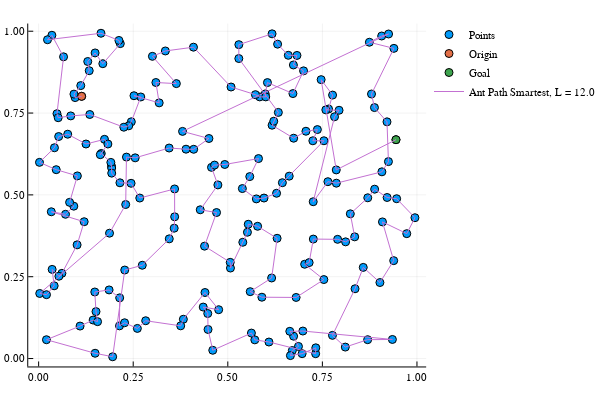

Source (notebook cell):
### Code cell
plot!(Pts[1,PSACO["Best_Path"]],Pts[2,PSACO["Best_Path"]], label = "Ant Path Smartest, L = $(round(PSACO["Best_Length"]))")

### Figure 1 — Plotly figure (JSON) as saved in the notebook; plotly's stock layout.template omitted (floating-point values rounded to 4 significant figures; data arrays with more than 128 entries replaced by an {"elided": "..."} marker saying what was removed)
{"data": [{"colorbar": {"title": ""}, "hoverinfo": "text", "legendgroup": "Points", "marker": {"color": "rgba(0, 154, 250, 1.000)", "line": {"color": "rgba(0, 0, 0, 1.000)", "width": 1}, "size": 8, "symbol": "circle"}, "mode": "markers", "name": "Points", "showlegend": true, "text": {"elided": "200 null values"}, "type": "scatter", "x": {"elided": "200 float values"}, "xaxis": "x1", "y": {"elided": "200 float values"}, "yaxis": "y1", "zmax": 0.1, "zmin": -0.1}, {"colorbar": {"title": ""}, "hoverinfo": "text", "legendgroup": "Origin", "marker": {"color": "rgba(227, 111, 71, 1.000)", "line": {"color": "rgba(0, 0, 0, 1.000)", "width": 1}, "size": 8, "symbol": "circle"}, "mode": "markers", "name": "Origin", "showlegend": true, "text": [null], "type": "scatter", "x": [0.1137], "xaxis": "x1", "y": [0.8012], "yaxis": "y1", "zmax": 0.1, "zmin": -0.1}, {"colorbar": {"title": ""}, "hoverinfo": "text", "legendgroup": "Goal", "marker": {"color": "rgba(62, 164, 78, 1.000)", "line": {"color": "rgba(0, 0, 0, 1.000)", "width": 1}, "size": 8, "symbol": "circle"}, "mode": "markers", "name": "Goal", "showlegend": true, "text": [null], "type": "scatter", "x": [0.9446], "xaxis": "x1", "y": [0.6686], "yaxis": "y1", "zmax": 0.1, "zmin": -0.1}, {"colorbar": {"title": ""}, "hoverinfo": "text", "legendgroup": "Ant Path Smartest, L = 12.0", "line": {"color": "rgba(195, 113, 210, 1.000)", "dash": "solid", "shape": "linear", "width": 1}, "mode": "lines", "name": "Ant Path Smartest, L = 12.0", "showlegend": true, "text": {"elided": "200 null values"}, "type": "scatter", "x": {"elided": "200 float values"}, "xaxis": "x1", "y": {"elided": "200 float values"}, "yaxis": "y1", "zmax": 0.1, "zmin": -0.1}], "layout": {"annotations": [], "height": 400, "legend": {"bgcolor": "rgba(255, 255, 255, 1.000)", "bordercolor": "rgba(0, 0, 0, 1.000)", "font": {"color": "rgba(0, 0, 0, 1.000)", "family": "sans-serif", "size": 11}, "tracegroupgap": 0, "x": 1, "y": 1}, "margin": {"b": 20, "l": 0, "r": 0, "t": 20}, "paper_bgcolor": "rgba(255, 255, 255, 1.000)", "plot_bgcolor": "rgba(255, 255, 255, 1.000)", "showlegend": true, "width": 600, "xaxis": {"anchor": "y1", "domain": [0.06582, 0.9934], "gridcolor": "rgba(0, 0, 0, 0.100)", "gridwidth": 0.5, "linecolor": "rgba(0, 0, 0, 1.000)", "mirror": false, "range": [-0.02747, 1.024], "showgrid": true, "showline": true, "showticklabels": true, "tickangle": 0, "tickcolor": "rgb(0, 0, 0)", "tickfont": {"color": "rgba(0, 0, 0, 1.000)", "family": "sans-serif", "size": 11}, "tickmode": "array", "ticks": "inside", "ticktext": ["0.00", "0.25", "0.50", "0.75", "1.00"], "tickvals": [0, 0.25, 0.5, 0.75, 1], "title": "", "titlefont": {"color": "rgba(0, 0, 0, 1.000)", "family": "sans-serif", "size": 15}, "type": "-", "visible": true, "zeroline": false, "zerolinecolor": "rgba(0, 0, 0, 1.000)"}, "yaxis": {"anchor": "x1", "domain": [0.03762, 0.9902], "gridcolor": "rgba(0, 0, 0, 0.100)", "gridwidth": 0.5, "linecolor": "rgba(0, 0, 0, 1.000)", "mirror": false, "range": [-0.02416, 1.023], "showgrid": true, "showline": true, "showticklabels": true, "tickangle": 0, "tickcolor": "rgb(0, 0, 0)", "tickfont": {"color": "rgba(0, 0, 0, 1.000)", "family": "sans-serif", "size": 11}, "tickmode": "array", "ticks": "inside", "ticktext": ["0.00", "0.25", "0.50", "0.75", "1.00"], "tickvals": [0, 0.25, 0.5, 0.75, 1], "title": "", "titlefont": {"color": "rgba(0, 0, 0, 1.000)", "family": "sans-serif", "size": 15}, "type": "-", "visible": true, "zeroline": false, "zerolinecolor": "rgba(0, 0, 0, 1.000)"}}}
